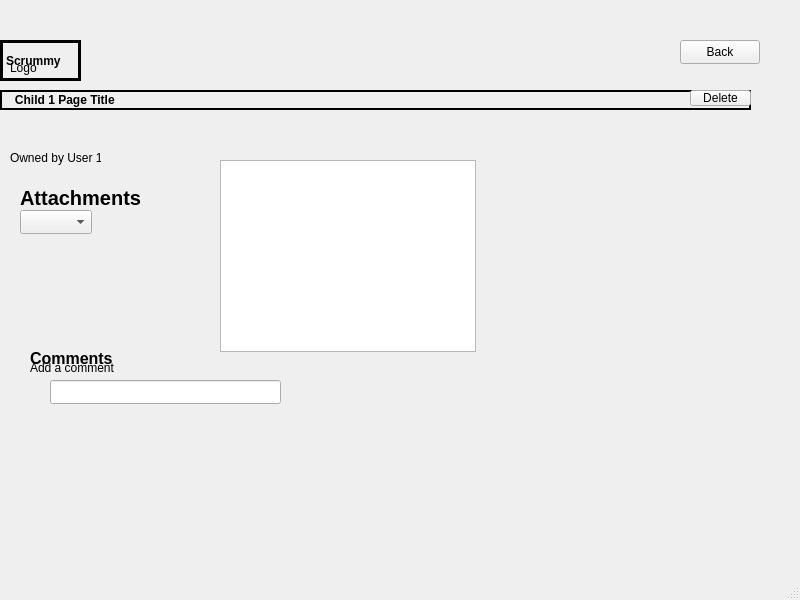
<?xml version="1.0" encoding="UTF-8"?>
<ui version="4.0">
 <class>Confluence</class>
 <widget class="QMainWindow" name="Confluence">
  <property name="geometry">
   <rect>
    <x>0</x>
    <y>0</y>
    <width>800</width>
    <height>600</height>
   </rect>
  </property>
  <property name="windowTitle">
   <string>MainWindow</string>
  </property>
  <widget class="QWidget" name="centralwidget">
   <widget class="QTextBrowser" name="textBrowser">
    <property name="geometry">
     <rect>
      <x>220</x>
      <y>160</y>
      <width>256</width>
      <height>192</height>
     </rect>
    </property>
   </widget>
   <widget class="QPushButton" name="pushButton">
    <property name="geometry">
     <rect>
      <x>680</x>
      <y>40</y>
      <width>80</width>
      <height>24</height>
     </rect>
    </property>
    <property name="text">
     <string>Back</string>
    </property>
   </widget>
   <widget class="QLabel" name="label">
    <property name="geometry">
     <rect>
      <x>0</x>
      <y>90</y>
      <width>751</width>
      <height>20</height>
     </rect>
    </property>
    <property name="font">
     <font>
      <bold>true</bold>
     </font>
    </property>
    <property name="frameShape">
     <enum>QFrame::Box</enum>
    </property>
    <property name="lineWidth">
     <number>2</number>
    </property>
    <property name="midLineWidth">
     <number>7</number>
    </property>
    <property name="text">
     <string>   Child 1 Page Title</string>
    </property>
   </widget>
   <widget class="QLabel" name="label_2">
    <property name="geometry">
     <rect>
      <x>0</x>
      <y>40</y>
      <width>81</width>
      <height>41</height>
     </rect>
    </property>
    <property name="font">
     <font>
      <bold>true</bold>
     </font>
    </property>
    <property name="frameShape">
     <enum>QFrame::Box</enum>
    </property>
    <property name="frameShadow">
     <enum>QFrame::Plain</enum>
    </property>
    <property name="lineWidth">
     <number>3</number>
    </property>
    <property name="text">
     <string>Scrummy</string>
    </property>
   </widget>
   <widget class="QLabel" name="label_3">
    <property name="geometry">
     <rect>
      <x>10</x>
      <y>60</y>
      <width>49</width>
      <height>16</height>
     </rect>
    </property>
    <property name="text">
     <string>Logo</string>
    </property>
   </widget>
   <widget class="QPushButton" name="pushButton_2">
    <property name="geometry">
     <rect>
      <x>690</x>
      <y>90</y>
      <width>61</width>
      <height>16</height>
     </rect>
    </property>
    <property name="text">
     <string>Delete</string>
    </property>
   </widget>
   <widget class="QLabel" name="label_4">
    <property name="geometry">
     <rect>
      <x>10</x>
      <y>150</y>
      <width>91</width>
      <height>16</height>
     </rect>
    </property>
    <property name="text">
     <string>Owned by User 1</string>
    </property>
   </widget>
   <widget class="QLabel" name="label_5">
    <property name="geometry">
     <rect>
      <x>20</x>
      <y>190</y>
      <width>141</width>
      <height>16</height>
     </rect>
    </property>
    <property name="font">
     <font>
      <pointsize>15</pointsize>
      <bold>true</bold>
     </font>
    </property>
    <property name="text">
     <string>Attachments</string>
    </property>
   </widget>
   <widget class="QComboBox" name="comboBox">
    <property name="geometry">
     <rect>
      <x>20</x>
      <y>210</y>
      <width>72</width>
      <height>24</height>
     </rect>
    </property>
   </widget>
   <widget class="QLabel" name="label_6">
    <property name="geometry">
     <rect>
      <x>30</x>
      <y>350</y>
      <width>91</width>
      <height>16</height>
     </rect>
    </property>
    <property name="font">
     <font>
      <pointsize>12</pointsize>
      <bold>true</bold>
     </font>
    </property>
    <property name="text">
     <string>Comments</string>
    </property>
   </widget>
   <widget class="QLabel" name="label_7">
    <property name="geometry">
     <rect>
      <x>30</x>
      <y>360</y>
      <width>121</width>
      <height>16</height>
     </rect>
    </property>
    <property name="text">
     <string>Add a comment</string>
    </property>
   </widget>
   <widget class="QLineEdit" name="lineEdit">
    <property name="geometry">
     <rect>
      <x>50</x>
      <y>380</y>
      <width>231</width>
      <height>24</height>
     </rect>
    </property>
   </widget>
  </widget>
  <widget class="QMenuBar" name="menubar">
   <property name="geometry">
    <rect>
     <x>0</x>
     <y>0</y>
     <width>800</width>
     <height>21</height>
    </rect>
   </property>
  </widget>
  <widget class="QStatusBar" name="statusbar"/>
 </widget>
 <resources/>
 <connections/>
</ui>
